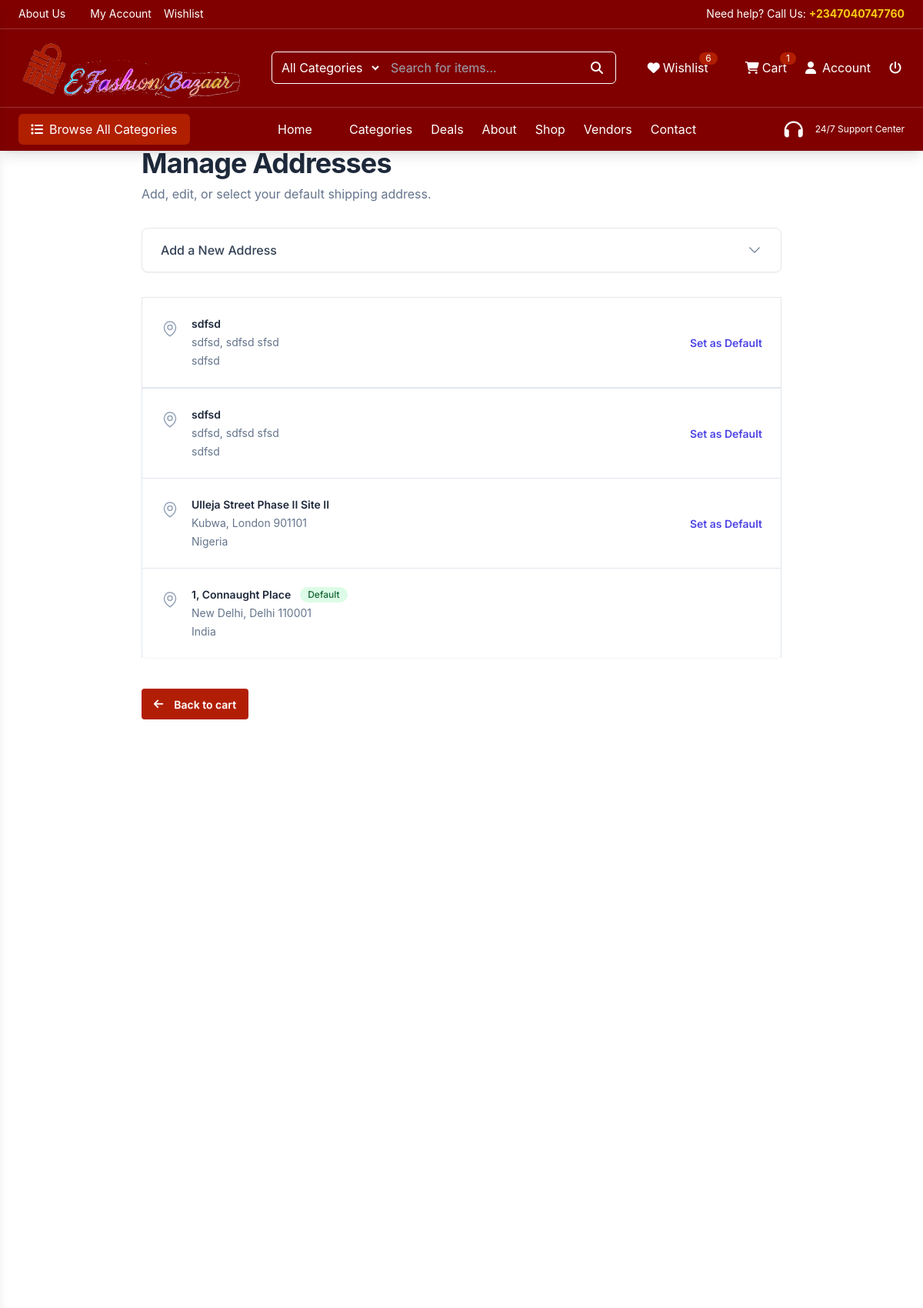
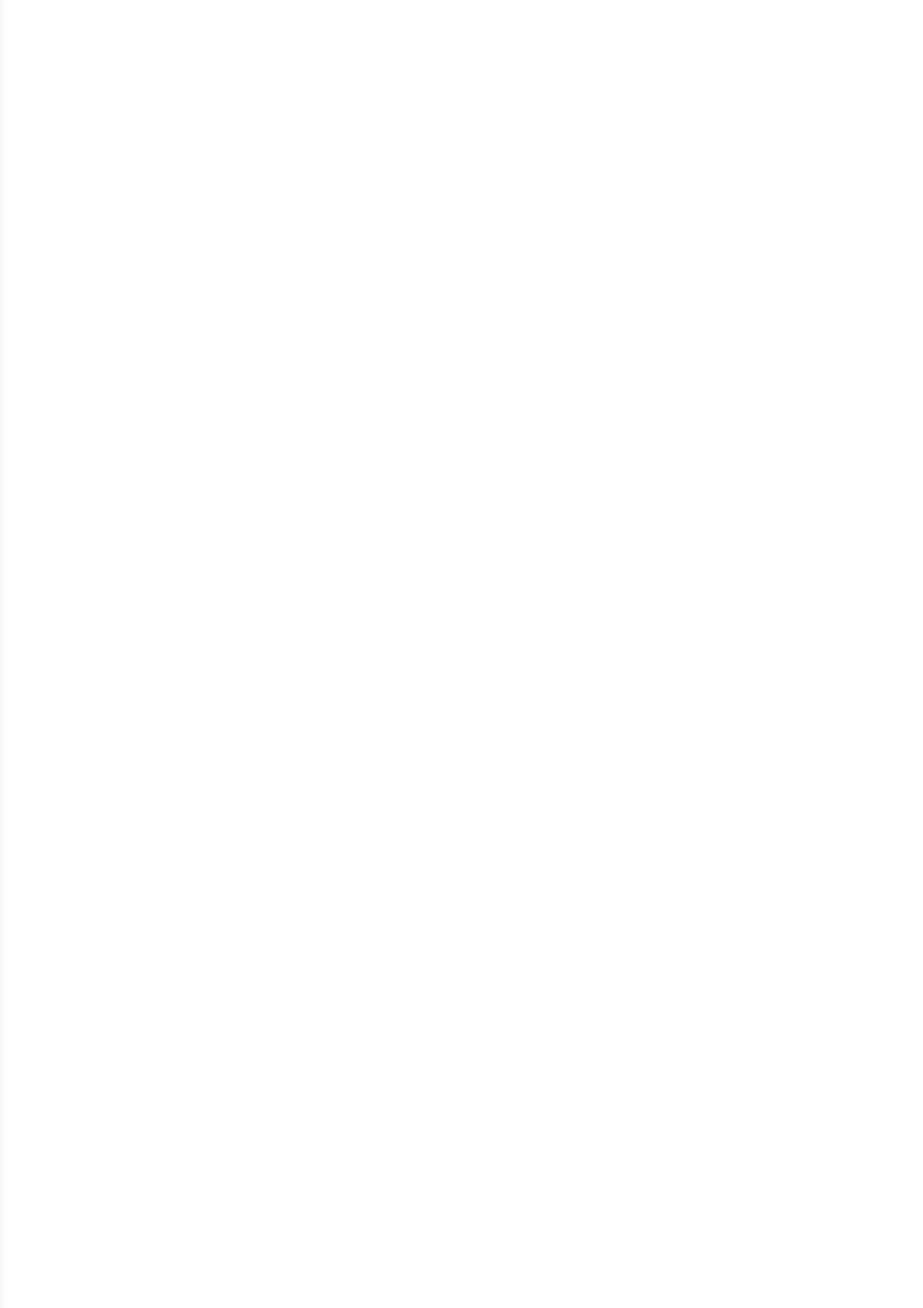
Page /addresses/ (signed in, upper part) on the committed database (2 pictures, top to bottom).
### addon/models.py (models this page shows, shortened)
class SiteConfiguration(models.Model):
    site_name = models.CharField(max_length=255, default="My Website")
    site_header = models.CharField(max_length=255, default="My Website Admin")
    site_brand = models.CharField(max_length=255, default="My Website Brand")
    site_logo = models.ImageField(upload_to="branding/", null=True, blank=True)
    login_logo = models.ImageField(upload_to="branding/", null=True, blank=True)
    favicon = models.ImageField(upload_to="branding/", null=True, blank=True)
    welcome_text = models.CharField(max_length=255, default="Welcome to My Website")
    footer_text = models.CharField(max_length=255, default="© 2025 My Website")
    address = models.CharField(max_length=255, blank=True, null=True, help_text="Company address shown in footer/contact")
    phone = models.CharField(max_length=50, blank=True, null=True, help_text="Primary phone number")
    email = models.EmailField(blank=True, null=True, help_text="Support or sales email")
    working_hours = models.CharField(max_length=100, blank=True, null=True, help_text="e.g. 10:00 - 18:00, Mon - Sat")
    singleton = models.BooleanField(default=True, editable=False)
    currency_abbr = models.CharField(max_length=255, blank=True, null=True, default="$", help_text="$")
    currency_symbol = models.CharField(max_length=255, blank=True, null=True, default="USD", help_text="USD")
    class Meta:
        verbose_name = "Site Configuration"
        verbose_name_plural = "Site Configuration"
    @classmethod
    def get_solo(cls):
        obj, created = cls.objects.get_or_create(pk=1)
        return obj

### userauths/models.py (models this page shows, shortened)
class Address(models.Model):
    class AddressType(models.TextChoices):
        SHIPPING = "SHIPPING", "Shipping"
        BILLING = "BILLING", "Billing"
    profile = models.ForeignKey(UserProfile, on_delete=models.CASCADE, related_name='addresses')
    address_type = models.CharField(max_length=10, choices=AddressType.choices)
    full_name = models.CharField(max_length=150, blank=True)   # optional
    phone = models.CharField(max_length=30, blank=True)        # optional
    street_address = models.CharField(max_length=255)
    city = models.CharField(max_length=100)
    state = models.CharField(max_length=100)
    postal_code = models.CharField(max_length=20)
    country = models.CharField(max_length=100)
    is_default = models.BooleanField(default=False)
    uuid = ShortUUIDField(length=12, max_length=50, alphabet="1234567890")
    class Meta:
        indexes = [
            models.Index(fields=['profile', 'address_type']),
        ]

### store/views.py (the view)
# urls.py: path("addresses/", views.address_list_create, name="address_list_create"),
@login_required
def address_list_create(request):
    profile = request.user.profile
    if request.method == "POST":
        form = store_forms.AddressForm(request.POST)
        if form.is_valid():
            address = form.save(commit=False)
            address.profile = profile
            address.save()
            return redirect("store:address_list_create")
    else:
        form = store_forms.AddressForm()
    addresses = profile.addresses.all()
    return render(request, "address_list.html", {
        "form": form,
        "addresses": addresses,
    })

### addon/context_processors.py (called while the page is built)
def global_context(request):
    context = {}
    context['site_config'] = models.SiteConfiguration.get_solo()
    context['theme_settings'] = models.ThemeSettings.get_solo()
    context['hero_section'] = models.HeroSection.objects.filter(active=True).first()
    context['social_links'] = models.SocialLink.objects.all()
    return context

### addon/models.py (called while the page is built)
    @classmethod
    def get_solo(cls):
        obj, created = cls.objects.get_or_create(pk=1)
        return obj

### order/context_processors.py (called while the page is built)
def global_context(request):
    context = {}
    cart = Cart.get_for_request(request)
    context['cart_item_count'] = CartItem.objects.filter(cart=cart).count()
    return context

### order/models.py (called while the page is built)
    @classmethod
    def get_for_request(cls, request):
        if request.user.is_authenticated:
            cart, _ = cls.objects.get_or_create(user=request.user)
            return cart
        if not request.session.session_key:
            request.session.create()
        session_key = request.session.session_key
        cart, _ = cls.objects.get_or_create(session_key=session_key, user=None)
        return cart

### store/templates/address_list.html (shortened to what this page needs)
{% extends 'base/base.html' %}
{% load static %}
{% block content %}
<div class=" min-h-screen py-10 sm:py-16 mt-32">
  <div class="max-w-4xl mx-auto px-4 sm:px-6 lg:px-8">
    <div class="mb-8 text-center sm:text-left">
      <h1 class="text-3xl sm:text-4xl font-bold tracking-tight text-slate-800">Manage Addresses</h1>
      <p class="mt-2 text-base text-slate-500">Add, edit, or select your default shipping address.</p>
    </div>
    <details class="bg-white border rounded-lg shadow-sm open:ring-1 open:ring-black/5 mb-8">
      <summary class="py-4 px-6 font-medium text-slate-700 cursor-pointer list-none flex items-center justify-between">
        <span>Add a New Address</span>
        <svg class="w-5 h-5 text-slate-500 transition-transform duration-300 transform open:-rotate-180" xmlns="http://www.w3.org/2000/svg" fill="none" viewBox="0 0 24 24" stroke-width="1.5" stroke="currentColor">
          <path stroke-linecap="round" stroke-linejoin="round" d="m19.5 8.25-7.5 7.5-7.5-7.5" />
        </svg>
      </summary>
    </details>
    <div class="bg-white rounded-lg shadow-sm">
      <div class="divide-y divide-slate-200">
        {% for address in addresses %}
          <div class="p-6 flex flex-col sm:flex-row justify-between gap-4 border" id="address-{{ address.uuid }}">
            <div class="flex items-start gap-x-4">
              <div>
                <div class="flex items-center gap-x-3">
                  <p class="text-sm font-semibold text-slate-800">{{ address.street_address }}</p>
                  {% if address.is_default %}
                    <span class="inline-flex items-center rounded-full bg-green-100 px-2.5 py-0.5 text-xs font-medium text-green-800">Default</span>
                  {% endif %}
                </div>
                <p class="mt-1 text-sm text-slate-500">{{ address.city }}, {{ address.state }} {{ address.postal_code }}</p>
                <p class="mt-1 text-sm text-slate-500">{{ address.country }}</p>
              </div>
            </div>
            <div class="flex-shrink-0 self-start sm:self-center">
              {% if not address.is_default %}
                <button
                  class="set-default text-sm font-semibold text-indigo-600 hover:text-indigo-500"
                  data-uuid="{{ address.uuid }}">
                  Set as Default
                </button>
              {% endif %}
            </div>
          </div>
        {% endfor %}
      </div>
    </div>
    <a href="{% url 'store:cart' %}" class="btn bg-[#B11E05] text-white mt-10"> <i class="fas fa-arrow-left me-2"></i> Back to cart</a>
  </div>
</div>
{% endblock %}

### templates/partials/header.html (shortened to what this page needs)
{% load static %}
<nav id="main-nav" class="fixed top-0 left-0 w-full z-50 text-[{{theme_settings.header_text_color}}]"
    data-homepage="{% if is_homepage %}true{% elif request.path == '/' %}true{% else %}false{% endif %}">
    <div id="top-bar"
        class="hidden md:flex justify-between items-center px-6 py-2 text-sm border-b border-transparent transition-all duration-300">
        <div class="flex space-x-4">
            <a href="{% url 'addon:about' %}" class="hover:underline">About Us </a>
            <a href="{% url 'customer:dashboard' %}" class="hover:underline">My Account</a>
            <a href="{% url 'customer:wishlist' %}" class="hover:underline">Wishlist</a>
        </div>
        <div class="flex items-center space-x-4">
            <span>Need help? Call Us: <span class="text-yellow-400 font-bold">{{site_config.phone}}</span></span>
        </div>
    </div>
    <div id="main-nav-content"
        class="flex items-center justify-between px-4 md:px-6 py-3 border-t border-white/20 transition-all duration-300">
        <a href="{% url 'store:index' %}">
            <img src="{{site_config.site_logo.url}}" alt="Logo" class="object-contain w-32 md:w-[18rem]">
        </a>
        <div id="search-container" class="hidden md:flex items-center border border-white rounded-md overflow-hidden">
            <select class="bg-transparent px-2 py-2 focus:outline-none">
                <option class="bg-black">All Categories </option>
            </select>
            <input type="text" placeholder="Search for items..."
                class="bg-transparent placeholder-white-light px-3 py-2 w-64 focus:outline-none">
            <button class="px-4">
                <i class="fa fa-search"></i>
            </button>
        </div>
        <div class="flex items-center space-x-4 md:space-x-6">
            <a href="{% url 'customer:wishlist' %}" class="relative flex items-center">
                <i class="fa fa-heart mr-1"></i> <span class="hidden md:inline">Wishlist</span>
                <span class="absolute -top-2 -right-3 bg-[#B01F00] text-xs rounded-full px-2">6</span>
            </a>
            <a href="{% url 'store:cart' %}" class="relative flex items-center">
                <i class="fa fa-shopping-cart mr-1"></i> <span class="hidden md:inline">Cart</span>
                <span class="absolute -top-2 -right-3 bg-[#B01F00] text-xs rounded-full px-2">
                    <span class="cart_item_count">
                        {{cart_item_count|default:"0"}}
                    </span>
                </span>
            </a>
            {% if request.user.is_authenticated %}
                <a href="{% url 'customer:dashboard' %}" class="hidden md:flex items-center">
                    <i class="fa fa-user me-2"></i> Account
                </a>
                <a href="{% url 'userauths:logout' %}" class="hidden md:flex items-center">
                    <i class="fa fa-power-off mr-1"></i>
                </a>
            {% else %}
            <a href="{% url 'userauths:login' %}" class="hidden md:flex items-center">
                <i class="fa fa-sign-in-alt mr-1"></i> Login
            </a>
            {% endif %}
        </div>
    </div>
    <div id="bottom-bar"
        class="hidden md:flex items-center justify-between px-6 py-2 border-t border-white/20 transition-all duration-300">
        <button class="bg-[#B01F00] px-4 py-2 rounded-md flex items-center hover:bg-red-800 transition-colors">
            <i class="fa fa-list mr-2"></i> Browse All Categories
        </button>
        <div id="desktop-links" class="flex space-x-6">
            <a href="/">Home</a>
            <a href="{% url 'store:category_list' %}">Categories</a>
            <a href="{% url 'store:shop' %}">Deals</a>
            <a href="{% url 'addon:about' %}">About</a>
            <a href="{% url 'store:shop' %}">Shop</a>
            <a href="{% url 'vendor:vendor_list' %}">Vendors</a>
            <a href="{% url 'addon:contact' %}">Contact</a>
        </div>
        <div class="flex items-center space-x-2">
            <i class="fa fa-headphones text-2xl"></i>
            <div>
                <div class="text-xs">24/7 Support Center</div>
            </div>
        </div>
    </div>
</nav>

### static/assets/css/style.css (style rules this page uses)
body { font-family: "Inter", sans-serif; overflow-x: hidden; }
#main-nav { transition: background-color 0.3s ease-in-out, color 0.3s ease-in-out; }

### rows in the picture
SiteConfiguration: phone "+2347040747760", site_logo (picture)
Address: street_address "sdfsd", city "sdfsd", state "sdfsd", postal_code "sfsd", country "sdfsd"
Address: street_address "sdfsd", city "sdfsd", state "sdfsd", postal_code "sfsd", country "sdfsd"
Address: street_address "Ulleja Street Phase II Site II", city "Kubwa", state "London", postal_code "901101", country "Nigeria"
Address: street_address "1, Connaught Place", is_default "Default", city "New Delhi", state "Delhi", postal_code "110001", country "India"

### other values in the picture
{{ cart_item_count|default:"0" }} "1"
